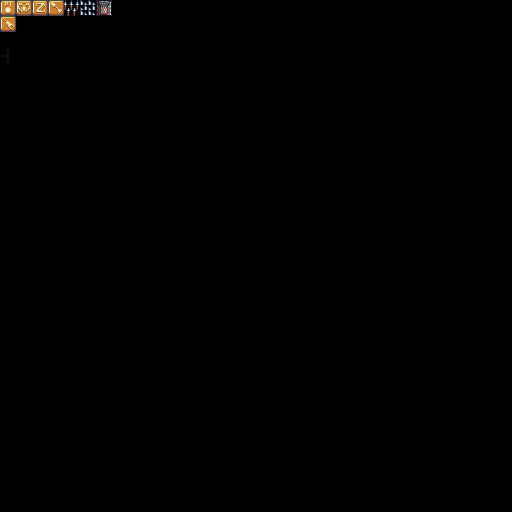

Tiled map render using the project's own tile images. Description and the whole map definition, tile-layer contents included, below:
An orthogonal 32x32 tile map with 16x16 px tiles, 2 tile layers (Tile Layer 1, Tile Layer 2), 7 tilesets.

<map version="1.10" tiledversion="1.11.0" orientation="orthogonal" renderorder="right-down" width="32" height="32" tilewidth="16" tileheight="16" infinite="0" nextlayerid="3" nextobjectid="1">
 <tileset firstgid="1" source="Wall.tsx" />
 <tileset firstgid="1021" source="Floor.tsx" />
 <tileset firstgid="1840" source="Door0.tsx" />
 <tileset firstgid="1888" source="Door1.tsx" />
 <tileset firstgid="1936" source="basictiles.tsx" />
 <tileset firstgid="2056" source="Trap0.tsx" />
 <tileset firstgid="2096" source="Trap1.tsx" />
 <layer id="1" name="Tile Layer 1" width="32" height="32">
  <data encoding="csv">
0,0,0,0,0,0,0,0,0,0,0,0,0,0,0,0,0,0,0,0,0,0,0,0,0,0,0,0,0,0,0,0,
0,0,0,0,0,0,0,0,0,0,0,0,0,0,0,0,0,0,0,0,0,0,0,0,0,0,0,0,0,0,0,0,
0,0,0,0,0,0,0,0,0,0,0,0,0,0,0,0,0,0,0,0,0,0,0,0,0,0,0,0,0,0,0,0,
0,0,0,0,0,0,0,0,0,0,0,0,0,0,0,0,0,0,0,0,0,0,0,0,0,0,0,0,0,0,0,0,
0,0,0,0,0,0,0,0,0,0,0,0,0,0,0,0,0,0,0,0,0,0,0,0,0,0,0,0,0,0,0,0,
0,0,0,0,0,0,0,0,0,0,0,0,0,0,0,0,0,0,0,0,0,0,0,0,0,0,0,0,0,0,0,0,
0,0,0,0,0,0,0,0,0,0,0,0,0,0,0,0,0,0,0,0,0,0,0,0,0,0,0,0,0,0,0,0,
0,0,0,0,0,0,0,0,0,0,0,0,0,0,0,0,0,0,0,0,0,0,0,0,0,0,0,0,0,0,0,0,
0,0,0,0,0,0,0,1069,0,0,0,0,0,0,0,0,0,0,0,0,0,0,0,0,0,0,0,0,0,0,0,0,
0,0,0,0,0,0,0,0,0,0,0,0,0,0,0,0,0,0,0,0,0,0,0,0,0,0,0,0,0,0,0,0,
0,0,0,0,0,0,0,0,0,0,0,0,0,0,0,0,0,0,0,0,0,0,0,0,0,0,0,0,0,0,0,0,
0,0,0,0,0,0,0,0,0,0,0,0,0,0,0,0,0,0,0,0,0,0,0,0,0,0,0,0,0,0,0,0,
0,0,0,0,0,0,0,0,0,0,0,0,0,0,0,0,0,0,0,0,0,0,0,0,0,0,0,0,0,0,0,0,
0,0,0,0,0,0,0,0,0,0,0,0,0,0,0,0,0,0,0,0,0,0,0,0,0,0,0,0,0,0,0,0,
0,0,0,0,0,0,0,0,0,0,0,0,0,0,0,0,0,0,0,0,0,0,0,0,0,0,0,0,0,0,0,0,
0,0,0,0,0,0,0,0,0,0,0,0,0,0,0,0,0,0,0,0,0,0,0,0,0,0,0,0,0,0,0,0,
0,0,0,0,0,0,0,0,0,0,0,0,0,0,0,0,0,0,0,0,0,0,0,0,0,0,0,0,0,0,0,0,
0,0,0,0,0,0,0,0,0,0,0,0,0,0,0,0,0,0,0,0,0,0,0,0,0,0,0,0,0,0,0,0,
0,0,0,0,0,0,0,0,0,0,0,0,0,0,0,0,0,0,0,0,0,0,0,0,0,0,0,0,0,0,0,0,
0,0,0,0,0,0,0,0,0,0,0,0,0,0,0,0,0,0,0,0,0,0,0,0,0,0,0,0,0,0,0,0,
0,0,0,0,0,0,0,0,0,0,0,0,0,0,0,0,0,0,0,0,0,0,0,0,0,0,0,0,0,0,0,0,
0,0,0,0,0,0,0,0,0,0,0,0,0,0,0,0,0,0,0,0,0,0,0,0,0,0,0,0,0,0,0,0,
0,0,0,0,0,0,0,0,0,0,0,0,0,0,0,0,0,0,0,0,0,0,0,0,0,0,0,0,0,0,0,0,
0,0,0,0,0,0,0,0,0,0,0,0,0,0,0,0,0,0,0,0,0,0,0,0,0,0,0,0,0,0,0,0,
0,0,0,0,0,0,0,0,0,0,0,0,0,0,0,0,0,0,0,0,0,0,0,0,0,0,0,0,0,0,0,0,
0,0,0,0,0,0,0,0,0,0,0,0,0,0,0,0,0,0,0,0,0,0,0,0,0,0,0,0,0,0,0,0,
0,0,0,0,0,0,0,0,0,0,0,0,0,0,0,0,0,0,0,0,0,0,0,0,0,0,0,0,0,0,0,0,
0,0,0,0,0,0,0,0,0,0,0,0,0,0,0,0,0,0,0,0,0,0,0,0,0,0,0,0,0,0,0,0,
0,0,0,0,0,0,0,0,0,0,0,0,0,0,0,0,0,0,0,0,0,0,0,0,0,0,0,0,0,0,0,0,
0,0,0,0,0,0,0,0,0,0,0,0,0,0,0,0,0,0,0,0,0,0,0,0,0,0,0,0,0,0,0,0,
0,0,0,0,0,0,0,0,0,0,0,0,0,0,0,0,0,0,0,0,0,0,0,0,0,0,0,0,0,0,0,0,
0,0,0,0,0,0,0,0,0,0,0,0,0,0,0,0,0,0,0,0,0,0,0,0,0,0,0,0,0,0,0,0
</data>
 </layer>
 <layer id="2" name="Tile Layer 2" width="32" height="32">
  <data encoding="csv">
2058,2060,2063,2056,2080,2085,2075,0,0,0,0,0,0,0,0,0,0,0,0,0,0,0,0,0,0,0,0,0,0,0,0,0,
2057,0,0,0,0,0,0,0,0,0,0,0,0,0,0,0,0,0,0,0,0,0,0,0,0,0,0,0,0,0,0,0,
0,0,0,0,0,0,0,0,0,0,0,0,0,0,0,0,0,0,0,0,0,0,0,0,0,0,0,0,0,0,0,0,
26,0,0,0,0,0,0,0,0,0,0,0,0,0,0,0,0,0,0,0,0,0,0,0,0,0,0,0,0,0,0,0,
0,0,0,0,0,0,0,0,0,0,0,0,0,0,0,0,0,0,0,0,0,0,0,0,0,0,0,0,0,0,0,0,
0,0,0,0,0,0,0,0,0,0,0,0,0,0,0,0,0,0,0,0,0,0,0,0,0,0,0,0,0,0,0,0,
0,0,0,0,0,0,0,0,0,0,0,0,0,0,0,0,0,0,0,0,0,0,0,0,0,0,0,0,0,0,0,0,
0,0,0,0,0,0,0,0,0,0,0,0,0,0,0,0,0,0,0,0,0,0,0,0,0,0,0,0,0,0,0,0,
0,0,0,0,0,0,0,0,0,0,0,0,0,0,0,0,0,0,0,0,0,0,0,0,0,0,0,0,0,0,0,0,
0,0,0,0,0,0,0,0,0,0,0,0,0,0,0,0,0,0,0,0,0,0,0,0,0,0,0,0,0,0,0,0,
0,0,0,0,0,0,0,0,0,0,0,0,0,0,0,0,0,0,0,0,0,0,0,0,0,0,0,0,0,0,0,0,
0,0,0,0,0,0,0,0,0,0,0,0,0,0,0,0,0,0,0,0,0,0,0,0,0,0,0,0,0,0,0,0,
0,0,0,0,0,0,0,0,0,0,0,0,0,0,0,0,0,0,0,0,0,0,0,0,0,0,0,0,0,0,0,0,
0,0,0,0,0,0,0,0,0,0,0,0,0,0,0,0,0,0,0,0,0,0,0,0,0,0,0,0,0,0,0,0,
0,0,0,0,0,0,0,0,0,0,0,0,0,0,0,0,0,0,0,0,0,0,0,0,0,0,0,0,0,0,0,0,
0,0,0,0,0,0,0,0,0,0,0,0,0,0,0,0,0,0,0,0,0,0,0,0,0,0,0,0,0,0,0,0,
0,0,0,0,0,0,0,0,0,0,0,0,0,0,0,0,0,0,0,0,0,0,0,0,0,0,0,0,0,0,0,0,
0,0,0,0,0,0,0,0,0,0,0,0,0,0,0,0,0,0,0,0,0,0,0,0,0,0,0,0,0,0,0,0,
0,0,0,0,0,0,0,0,0,0,0,0,0,0,0,0,0,0,0,0,0,0,0,0,0,0,0,0,0,0,0,0,
0,0,0,0,0,0,0,0,0,0,0,0,0,0,0,0,0,0,0,0,0,0,0,0,0,0,0,0,0,0,0,0,
0,0,0,0,0,0,0,0,0,0,0,0,0,0,0,0,0,0,0,0,0,0,0,0,0,0,0,0,0,0,0,0,
0,0,0,0,0,0,0,0,0,0,0,0,0,0,0,0,0,0,0,0,0,0,0,0,0,0,0,0,0,0,0,0,
0,0,0,0,0,0,0,0,0,0,0,0,0,0,0,0,0,0,0,0,0,0,0,0,0,0,0,0,0,0,0,0,
0,0,0,0,0,0,0,0,0,0,0,0,0,0,0,0,0,0,0,0,0,0,0,0,0,0,0,0,0,0,0,0,
0,0,0,0,0,0,0,0,0,0,0,0,0,0,0,0,0,0,0,0,0,0,0,0,0,0,0,0,0,0,0,0,
0,0,0,0,0,0,0,0,0,0,0,0,0,0,0,0,0,0,0,0,0,0,0,0,0,0,0,0,0,0,0,0,
0,0,0,0,0,0,0,0,0,0,0,0,0,0,0,0,0,0,0,0,0,0,0,0,0,0,0,0,0,0,0,0,
0,0,0,0,0,0,0,0,0,0,0,0,0,0,0,0,0,0,0,0,0,0,0,0,0,0,0,0,0,0,0,0,
0,0,0,0,0,0,0,0,0,0,0,0,0,0,0,0,0,0,0,0,0,0,0,0,0,0,0,0,0,0,0,0,
0,0,0,0,0,0,0,0,0,0,0,0,0,0,0,0,0,0,0,0,0,0,0,0,0,0,0,0,0,0,0,0,
0,0,0,0,0,0,0,0,0,0,0,0,0,0,0,0,0,0,0,0,0,0,0,0,0,0,0,0,0,0,0,0,
0,0,0,0,0,0,0,0,0,0,0,0,0,0,0,0,0,0,0,0,0,0,0,0,0,0,0,0,0,0,0,0
</data>
 </layer>
</map>
